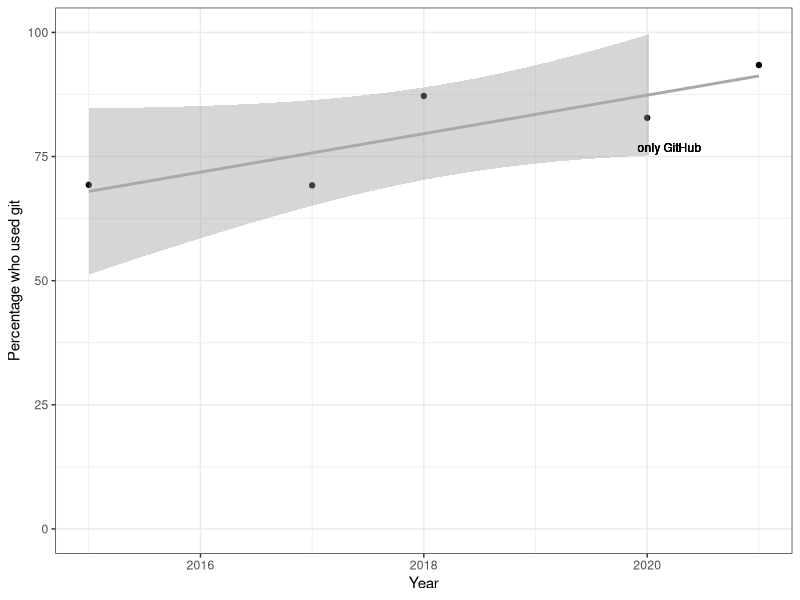

This chart was generated by the following R code: (Note: this script raises an error after producing the figure.)
library(ggplot2)

sods_data <- read.csv("data/stackoverflow-git-data.csv")

g <- ggplot(
  data = sods_data,
  mapping = aes(x = year, y = percentage)) +
  geom_point() +
  geom_smooth(method = "lm", colour = "darkgrey") +
  geom_text(
    aes(x = 2020, y = 82.8, label = "only GitHub"),
    size = 3,
    nudge_x = 0.2,
    nudge_y = -6) +
  labs(
    x = "Year",
    y = "Percentage who used git") +
  ylim(c(0,100)) +
  theme_bw()

ggsave(filename = "git-usage.png",
       plot = g,
       height = 7.4,
       width = 10.5,
       units = "cm")

sink(file = "out/regression-summary.txt")
summary(lm(percentage ~ year, data = sods_data))
sink()
